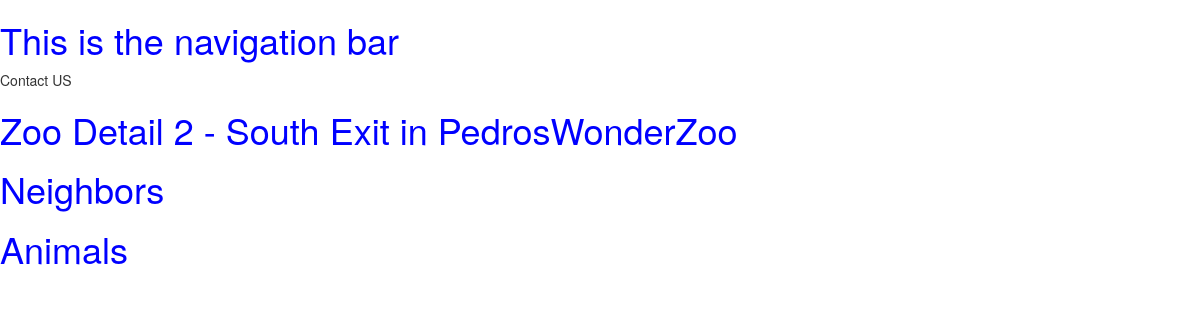
/zoo/exhibit/2, run on the app's committed database.
### zoo/models.py (models this page shows, shortened)
class Exhibit(models.Model):
	name = models.CharField(max_length=200, help_text="Enter an Exhibit Name)")
	zoo = models.ForeignKey('Zoo', on_delete=models.SET_NULL, null=True)

class Zoo(models.Model):
	name = models.CharField(max_length=200, help_text="Enter a Zoo Name)")
	logoFileName = models.CharField(max_length=200, help_text="Enter a logo image", null=True)

### zoo/views.py (the view)
# urls.py: path('exhibit/<int:pk>', views.ExhibitDetailView.as_view(), name='exhibitDetail'),
class ExhibitDetailView(generic.DetailView):
	model = Exhibit

### zoo/templates/zoo/exhibit_detail.html (shortened to what this page needs)
{% extends "base_generic.html" %}
{% block content %}
<h1>Zoo Detail {{ exhibit.id }} - {{ exhibit.name }} in {{ exhibit.zoo.name }}</h1>
<h1>Neighbors</h1>
<h1>Animals</h1>
{% endblock %}

### zoo/static/css/styles.css (style rules this page uses)
h1 { color: blue; }

### data on the page
Exhibit: id "2", name "South Exit", zoo.name "PedrosWonderZoo"
